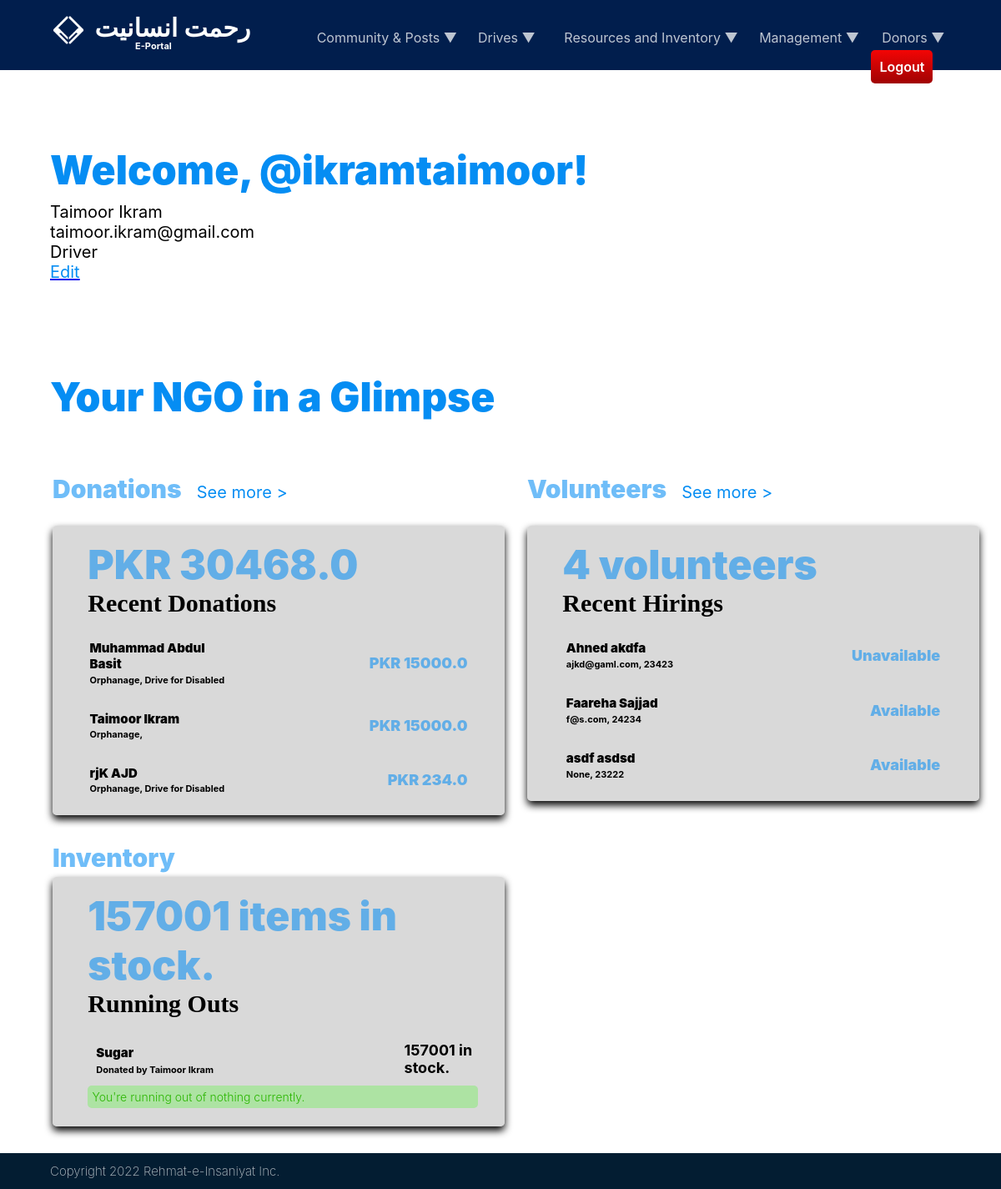
Page /employees/ (signed in) on the committed database.
### employees/models.py (models this page shows, shortened)
class Employee(AbstractBaseUser, PermissionsMixin):
    first_name = models.CharField(max_length=150)
    last_name = models.CharField(max_length=150)
    username = models.CharField(max_length=250, unique=True)
    email = models.EmailField(_('email address'), unique=True)
    role = models.CharField(max_length=100)
    description = models.TextField(null=True, blank=True)
    available = models.BooleanField(default=True)
    is_staff = models.BooleanField(default=False)
    is_superuser = models.BooleanField(default=False)
    is_active = models.BooleanField(default=True)
    date_joined = models.DateTimeField(default=timezone.now)
    USERNAME_FIELD = 'email'
    REQUIRED_FIELDS = ['role', 'username']
    objects = CustomUserManager()
    class Meta:
        ordering = ["-id"]

class Donation(models.Model):
    donor = models.ForeignKey(Donor, on_delete=models.SET_NULL, null=True)
    amount = models.FloatField()
    department = models.ForeignKey(Department, on_delete=models.SET_NULL, null=True, blank=True)
    drive = models.ForeignKey(Drive, on_delete=models.SET_NULL, null=True, blank=True)
    date = models.DateTimeField(auto_now_add=True)
    used = models.FloatField(default=0)
    class Meta:
        ordering = ["-id"]

class Donor(models.Model):
    first_name = models.CharField(max_length=30)
    last_name = models.CharField(max_length=30)
    email = models.EmailField()
    phone_no = models.CharField(max_length=30, unique=True)
    class Meta:
        ordering = ["-id"]

class Department(models.Model):
    name = models.CharField(max_length=100, unique=True)
    description = models.TextField(null=True, blank=True)
    class Meta:
        ordering = ["-id"]

class Drive(models.Model):
    name = models.CharField(max_length=100)
    description = models.TextField(null=True)
    start_date = models.DateTimeField(auto_now_add=True)
    required_funds = models.IntegerField()
    collected_funds = models.IntegerField()
    class Meta:
        ordering = ["-id"]
    class Meta:
        ordering = ["-id"]

class Volunteer(models.Model):
    first_name = models.CharField(max_length=150)
    last_name = models.CharField(max_length=150)
    email = models.EmailField(null=True, blank=True)
    phone_no = models.CharField(max_length=30, unique=True)
    available = models.BooleanField(default=True)
    date_joined = models.DateTimeField(default=timezone.now)
    class Meta:
        ordering = ["-id"]

class Inventory(models.Model):
    item_name = models.CharField(max_length=100)
    item_count = models.IntegerField()
    price_per_item = models.FloatField()
    donation = models.ForeignKey(Donation, on_delete=models.SET_NULL, null=True)
    class Meta:
        ordering = ["-id"]

### employees/views.py (the view)
# urls.py: path('', views.home, name='emp-home'),
@login_required(login_url='login')
def home(request):
    donations_sum = Donation.objects.aggregate(Sum('amount')).get('amount__sum')
    items_sum = int(Inventory.objects.aggregate(Sum('item_count')).get('item_count__sum')) if Inventory.objects.aggregate(Sum('item_count')).get('item_count__sum') else None
    volunteers_sum = Volunteer.objects.all().count()
    recent_donations = Donation.objects.all().order_by('-id')[:3]
    items_to_runout = Inventory.objects.all().order_by('item_count')[:3]
    recent_volunteers = Volunteer.objects.all().order_by('-id')[:3]
    context = {
        'donations_sum': donations_sum,
        'items_sum': items_sum,
        'volunteers_sum': volunteers_sum,
        'recent_donations': recent_donations,
        'items_to_runout': items_to_runout,
        'recent_volunteers': recent_volunteers,
    }
    return render(request, 'employees/home.html', context)

### employees/templates/employees/home.html (shortened to what this page needs)
{% extends 'main.html' %}
{% block content %}
<div class="pg_head_container" style="width: 75%;">
    <element class="pg_head">Welcome, @{{user.username}}!</element>
    <element class="pg_txt">{{ user.first_name }} {{ user.last_name }}
    <br> {{ user.email }}
    <br> {{ user.role }}
    <a href="{% url 'edit-profile' request.user.id %}"><element class="pg_txt_hyper" style="display: block;">Edit</element></a>
    </element>
</div>
<div class="pg_head_container" style="width: 90%; padding-bottom: 5%;">
    <div class="pg_head">
        Your NGO in a Glimpse
    </div>
</div>
<div style="margin-left: 5%;">
    <table width=100%>
        <tr>
            <td width=50% style="vertical-align: top;" data-aos=fade-up data-aos-duration=1000 data-aos-offset=50>
                <div class="subhead" style="display: inline-block; margin-right: 2.5%;">
                    Donations
                </div>
                <a href="{% url 'donations' %}">
                    <element class="pg_txt pg_txt_hyper" style="font-size: 20px; display: inline-block; margin-right: 3%;">
                        See more >
                    </element>
                </a>
                <div class="stats_container">
                    <div class="bigcount">
                        PKR {{donations_sum}}
                    </div>
                    <element class="subhead_thinned" style="margin-left: 5%;">
                        Recent Donations
                        {% if donations_sum == 0 %}
                        <div class="error" style="padding: 1%; width: 95%; margin-left: 0%;">No data to show.</div>
                        {% else %}
                        {% for donation in recent_donations %}
                        <table style="width: 95%; margin-top: 5%; margin-left: -2.5%;">
                            <tr>
                                <td width = 50%>
                                    <div class="pst_title" style="font-size: 15px;">{{ donation.donor.first_name }} {{ donation.donor.last_name }}</div>
                                    <element class="pst_txt" style="padding-bottom: 0%; font-size: 11px;">{{ donation.department.name }}, {{ donation.drive.name }}</element>
                                </td>
                                <td align=right>
                                    <div class="pst_funds" style="font-size: 18px;">PKR {{ donation.amount }}</div>
                                </td>
                            </tr>
                        </table>
                        {% endfor %}
                        {% endif %}
                    </element>
                </div>
            </td>
            <td width=50% style="vertical-align: top;" data-aos=fade-up data-aos-duration=1000 data-aos-offset=50>
                <div class="subhead" style="display: inline-block; margin-right: 2.5%;">
                    Volunteers
                </div>
                <a href="{% url 'volunteers' %}">
                    <element class="pg_txt pg_txt_hyper" style="font-size: 20px; display: inline-block; margin-right: 3%;">
                        See more >
                    </element>
                </a>
                <div class="stats_container">
                    <div class="bigcount">
                        {{volunteers_sum}} volunteers
                    </div>
                    <element class="subhead_thinned" style="margin-left: 5%;">
                        Recent Hirings
                        {% if donations_sum == 0 %}
                        <div class="error" style="padding: 1%; width: 95%; margin-left: 0%;">No data to show.</div>
                        {% else %}
                        {% for volunteer in recent_volunteers %}
                        <table style="width: 95%; margin-top: 5%; margin-left: -2.5%;">
                            <tr>
                                <td width=60% rowspan="2">
                                    <div class="pst_title" style="font-size: 15px;">{{ volunteer.first_name }} {{ volunteer.last_name }}</div>
                                    <div class="pst_txt" style="padding-bottom: 0%; font-size: 11px;">{{ volunteer.email }}, {{ volunteer.phone_no }}</div>
                                </td>
                                <td colspan="3" align=right>
                                    {% if volunteer.available %}
                                    <element class="pst_funds" style="font-size: 18px;">Available</element></h3>
                                    {% else %}
                                    <element class="pst_funds" style="font-size: 18px;">Unavailable</element></h3>
                                    {% endif %}
                                </td>
                            </tr>
                        </table>
                        {% endfor %}
                    </element>
                    {% endif %}
                </div>
            </td>
            </tr>
            <tr>
            <td data-aos=fade-up data-aos-duration=1000 data-aos-offset=50>
                <div class="subhead">
                    Inventory
                </div>
                <div class="stats_container">
                    <div class="bigcount">
                        {{items_sum}} items in stock.
                    </div>
                    <element class="subhead_thinned" style="margin-left: 5%;">
                        Running Outs
                        {% for item in items_to_runout %}
                        <table style="width: 100%; margin-top: 5%; margin-left: -2.5%;">
                          <tr>
                            <td width="80%">
                                <element class="pst_title" id="pst_title" style="font-size: 15px;">
                                    {{ item.item_name }}
                                </element>
                                <element class="pst_txt" style="padding-bottom: 0%; font-size: 11px;">Donated by {{ item.donation.donor.first_name }} {{ item.donation.donor.last_name }}</element>
                            </td>
                            <td >
                                <element class="pst_txt" id="pst_txt" style="font-size: 18px;">{{ item.item_count }} in stock.</element>
                                </td>
                          </tr>
                        </table>
                        {% endfor %}
                    </element>
                    <div class="success" style="padding: 1%; width: 90%; margin-left: 5%;">You're running out of nothing currently.</div>
                </div>
            </td>
            <td>
            </td>
        </tr>
    </table>
</div>
{% endblock content %}

### static/css/page_header.css (style rules this page uses)
.pg_head_container { width: 30%; margin-left: 5%; font-size: 20px; position: relative; vertical-align: middle; }
.pg_head { margin-top: 10%; display: block; color: #058DF3; font-family: 'Inter Black'; font-size: 48px; }
.pg_txt { margin-top: 1%; margin-bottom: 5%; color: black; display: block; font-family: 'Inter'; }
.pg_txt_hyper { color: #058DF3; }

### static/css/extra_txtfx.css (style rules this page uses)
.subhead { position: relative; color: #058cf393; top: 0%; padding-bottom: 1%; font-family: "Inter Black"; display: block; opacity: 100%; font-weight: bolder; font-size: 30px; }
.subhead_thinned { position: relative; color: #000000; top: 0%; padding-bottom: 1%; font-family: "Inter Regular"; display: block; opacity: 100%; font-weight: bolder; font-size: 30px; }

### static/css/post.css (style rules this page uses)
.pst_title { padding-left: 5%; position: relative; display: block; font-family: 'Inter Black'; font-size: 36px; width: 70%; }
.pst_txt { width: 90%; padding-left: 5%; padding-bottom: 3%; margin-top: 1%; position: relative; display: block; font-family: 'Inter'; font-size: 20px; }
.pst_funds { padding-left: 5%; color: #058cf38f; position: relative; display: block; font-family: 'Inter Black'; font-size: 36px; width: 100%; }

### static/css/user_fields.css (style rules this page uses)
.success { width: 100%; margin-bottom: 1%; padding: 2%; padding-left:3; padding-right: 3%; font-size: 14px; border-radius: 5px; font-family: 'Inter Light'; border: 0px; border-style: solid; border-color: rgb(21, 255, 0); background: rgba(43, 255, 0, 0.25); color: rgb(42, 182, 0); text-align: left; }

### static/css/employee_home.css (style rules this page uses)
.bigcount { padding-left: 5%; color: #058cf38f; position: relative; display: block; font-family: 'Inter Black'; font-size: 48px; width: 100%; }
.stats_container { padding: 3%; width: 90%; display: block; background-color: rgba(180, 180, 180, 0.5); box-shadow: 0px 5px 10px 0px rgb(0, 0, 0, 1); border-radius: 5px; margin-bottom: 5%; }

### rows in the picture
Employee: username "ikramtaimoor", first_name "Taimoor", last_name "Ikram", email "taimoor.ikram@gmail.com", role "Driver"
Donation: donor.first_name "Muhammad", donor.last_name "Abdul Basit", department.name "Orphanage", drive.name "Drive for Disabled", amount "15000.0"
Donation: donor.first_name "Taimoor", donor.last_name "Ikram", department.name "Orphanage", amount "15000.0"
Donation: donor.first_name "rjK", donor.last_name "AJD", department.name "Orphanage", drive.name "Drive for Disabled", amount "234.0"
Volunteer: first_name "Ahned", last_name "akdfa", email "ajkd@gaml.com", phone_no "23423", available "Unavailable"
Volunteer: first_name "Faareha", last_name "Sajjad", email "f@s.com", phone_no "24234", available "Available"
Volunteer: first_name "asdf", last_name "asdsd", email "None", phone_no "23222", available "Available"
Inventory: item_name "Sugar", donation.donor.first_name "Taimoor", donation.donor.last_name "Ikram", item_count "157001"

### other values in the picture
{{ donations_sum }} "30468.0"
{{ volunteers_sum }} "4"
{{ items_sum }} "157001"
